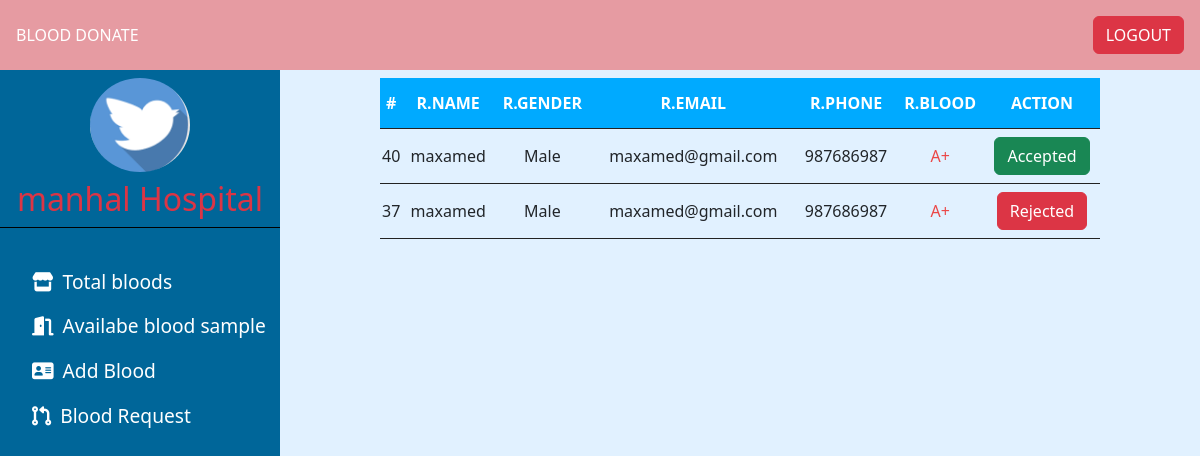
Page /blood_request.php (signed in) on the committed database.
### tables this page shows
CREATE TABLE `hospital` (
  `H_ID` int(11) NOT NULL,
  `H_NAME` varchar(40) NOT NULL,
  `H_EMAIL` varchar(30) NOT NULL,
  `H_PASSWORD` varchar(255) NOT NULL,
  `H_PHONE` int(15) NOT NULL,
  `H_CITY` varchar(20) NOT NULL,
  `H_ADDRESS` varchar(20) NOT NULL,
  `H_IMAGE` varchar(255) NOT NULL DEFAULT 'hospital_profile.png'
);

CREATE TABLE `request_tb` (
  `RQ_ID` int(11) NOT NULL,
  `H_ID` int(11) NOT NULL,
  `H_NAME` varchar(40) NOT NULL,
  `H_EMAIL` varchar(30) NOT NULL,
  `H_PHONE` int(15) NOT NULL,
  `H_CITY` varchar(20) NOT NULL,
  `H_ADDRESS` varchar(20) NOT NULL,
  `D_ID` int(11) NOT NULL,
  `R_ID` int(11) NOT NULL,
  `R_NAME` varchar(40) NOT NULL,
  `R_GENDER` varchar(10) NOT NULL DEFAULT 'Male',
  `R_EMAIL` varchar(30) NOT NULL,
  `R_PHONE` int(15) NOT NULL,
  `R_BLOOD` varchar(10) NOT NULL,
  `ACTION` varchar(20) NOT NULL DEFAULT 'Requested'
);

### blood_request.php (the view, shortened to what this page needs)
<?php
    include("hospital_page.php");
    include("conn_db.php");
    $h_id = $_SESSION["h_id"];
?>
<!DOCTYPE html>
<html lang="en">
<head>
</head>
<body>
<div class="table-container">
  <?php
           $sql = "SELECT * FROM request_tb WHERE H_ID = ? ORDER BY RQ_ID DESC";
           $stmt = mysqli_stmt_init($conn);
           mysqli_stmt_prepare($stmt,$sql);
           mysqli_stmt_bind_param($stmt,"i",$h_id);
           mysqli_stmt_execute($stmt);
           $result = mysqli_stmt_get_result($stmt);
           $num_rows = mysqli_num_rows($result);
        if($num_rows > 0) {
         echo '   <table>
            <tr>
                    <th>#</th>
                    <th>R.Name</th>
                    <th>R.Gender</th>
                    <th>R.Email</th>
                    <th>R.Phone</th>
                    <th>R.Blood</th>
                    <th>Action</th>
                </tr>';
                   while($row = mysqli_fetch_assoc($result)) {
                        echo '
                        <tr>
                    <td>'.$row["D_ID"].'</td>
                    <td>'.$row["R_NAME"].'</td>
                    <td>'.$row["R_GENDER"].'</td>
                    <td>'.$row["R_EMAIL"].'</td>
                    <td>'.$row["R_PHONE"].'</td>
                    <td class="blood-color">'.$row["R_BLOOD"].'</td>
                      ';
                      if($row["ACTION"] == "Requested") {
                            echo '
                                <td class="">
                                <a href="reject.php?d_id='.$row["D_ID"].'" class="btn btn-danger">Reject</a>
                                <a href="accept.php?d_id='.$row["D_ID"].'" class="btn btn-success">Accept</a>
                                </td>
                            ';
                      } elseif($row["ACTION"] == "Accepted") {
                            echo '
                            <td>
                            <span class="btn btn-success">Accepted</span>
                            </td>
                            ';
                      } elseif($row["ACTION"] == "Rejected") {
                            echo '
                            <td>
                                <span class="btn btn-danger">Rejected</span>
                            </td>
                                ';
                      }
               echo ' </tr>';
            }
            echo '</table>';
        } else {
            echo "There Is No Request";
        }
?>
</div>
</body>
</html>

### hospital_page.php (shortened to what this page needs)
<?php
    include("conn_db.php");
    $h_id = $_SESSION["h_id"];
    $sql = "SELECT * FROM hospital WHERE H_ID = ?";
    $stmt = mysqli_stmt_init($conn);
    mysqli_stmt_prepare($stmt,$sql);
    mysqli_stmt_bind_param($stmt,"i",$h_id);
    mysqli_stmt_execute($stmt);
    $result = mysqli_stmt_get_result($stmt);
    $row = mysqli_fetch_assoc($result);
?>
<!DOCTYPE html>
<html lang="en">
<head>
    <link rel="stylesheet" href="css/bootstrap.min.css">
    <link rel="stylesheet" href="font/all.min.css">
    <link rel="stylesheet" href="font/fontawesome.min.css">
</head>
<body>
    <header>
        <nav class="d-flex justify-content-between align-items-center">
            <div class="logo  p-3">
                <a href="home.php" class="text-white text-uppercase text-decoration-none">Blood donate</a>
            </div>
            <div class="logout  p-3">
                <a href="logout_hosp.php" class="btn btn-danger text-uppercase ">Logout</a>
            </div>
        </nav>
    </header>
    <div class="flex-container">
        <aside>
            <div class="side-cont">
                <div class="home-profile">
                    <div class="profile-cont">
                    <?php
                            echo '
                            <a href="update_profile_hosp.php?h_id='.$row['H_ID'].'"> <img src="profile/'.$row['H_IMAGE'].'" alt="Logo"> </a>
                            ';
                        ?>
                    <h2 class="text-danger text-center"><?php echo $row["H_NAME"] ?></h2>
                    </div>
                </div>
                <div class="list-cont">
                    <ul>
                        <li><a href="total_blood.php">
                            <span class="pe-1"><i class="fa-solid fa-store"></i></span>
                        Total bloods</a></li>
                        <li><a href="available_blood.php">
                            <span class="pe-1"><i class="fa-solid fa-door-open"></i></span>
                        Availabe blood sample</a></li>
                        <li><a href="add_blood.php">
                        <span class="pe-1"><i class="fa-solid fa-address-card"></i></span>
                        Add Blood</a></li>
                        <li><a href="blood_request.php">
                        <span class="pe-1"><i class="fa-solid fa-code-pull-request"></i></span>
                        Blood Request</a></li>
                    </ul>
                </div>
            </div>
        </aside>
        <div class="content-cont">

### hospital_page.php (style rules this page uses)
body { height: 100vh; overflow: hidden; margin: 0; padding: 0; background-color: rgb(225, 241, 255); }
header { background-image: none; }
nav { background-color: hsla(0, 80%, 60%,.5); }
.flex-container { display: grid; grid-template-columns: 280px 1fr; grid-template-rows: 1fr; }
aside { height: 91.5vh; overflow: auto; background-color: hsl(200,100%,30%); }
.home-profile { border-bottom: 1px solid black; }
.home-profile .profile-cont { display: flex;flex-direction: column; justify-content: center; align-items: center; }
.home-profile .profile-cont img { width: 100px; border-radius: 50%; margin: .5rem 0; }
.list-cont { margin-top: 2rem; }
.list-cont ul { list-style: none; }
.list-cont ul li { padding: .5rem 0; font-size: 1.2rem; }
.list-cont ul li a { color: #FFF; text-decoration: none; }
.content-cont { height: 90vh; overflow: auto; overflow-x: hidden; margin: .5rem; }

### blood_request.php (style rules this page uses)
table,td,th { border-bottom: 1px solid #222; border-collapse: collapse; }
table { width: 60vw; text-align: center; }
table tr th { color: #fff; background-color: hsl(200,100%,50%); padding: .8rem 0; text-transform: uppercase; }
table tr td { padding: .5rem 0; }
.blood-color { color: hsl(0,80%,60%); }
.table-container { display: flex; justify-content: center; }

### rows in the picture
hospital: H_IMAGE (picture), H_NAME "manhal Hospital"
request_tb: D_ID "40", R_NAME "maxamed", R_GENDER "Male", R_EMAIL "maxamed@gmail.com", R_PHONE "987686987", R_BLOOD "A+", ACTION "Accepted"
request_tb: D_ID "37", R_NAME "maxamed", R_GENDER "Male", R_EMAIL "maxamed@gmail.com", R_PHONE "987686987", R_BLOOD "A+", ACTION "Rejected"
